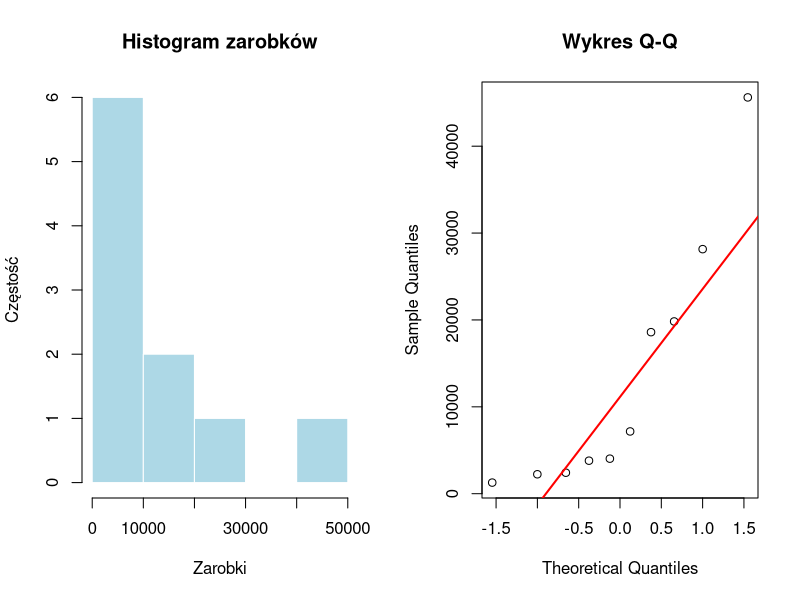

This chart was generated by the following R code:
zarobki = c(45617, 7166, 18594, 2236, 1278, 19828, 4033, 28151 , 2414, 3800)
n = length(zarobki)
srednia = mean(zarobki)

set.seed(42) 

# --- A ---
od_populacji = 15000

oblicz_Z = function(poziomUfnosci){
  alpha = 1 - poziomUfnosci
  zScore = qnorm(1 - alpha/2)
  blad = od_populacji / sqrt(n)
  
  marginesBledu = zScore * blad
  dolnaGranica = srednia - marginesBledu
  gornaGranica = srednia + marginesBledu
  
  return(c(dolnaGranica, gornaGranica))
}

ci_90_Z = oblicz_Z(0.90)
ci_95_Z = oblicz_Z(0.95)


# --- B ---
od_probki = sd(zarobki)

oblicz_t = function(poziomUfnosci){
  alpha = 1 - poziomUfnosci
  df = n - 1
  tScore = qt(1 - alpha/2, df)
  blad = od_probki / sqrt(n)
  
  marginesBledu = tScore * blad
  dolnaGranica = srednia - marginesBledu
  gornaGranica = srednia + marginesBledu
  
  return(c(dolnaGranica, gornaGranica))
}

ci_90_t = oblicz_t(0.90)
ci_95_t = oblicz_t(0.95)


# --- C ---
par(mfrow = c(1, 2)) 

hist(zarobki, 
     main = "Histogram zarobków", 
     xlab = "Zarobki", 
     ylab = "Częstość",
     col = "lightblue", 
     border = "white",
     breaks = 5)

qqnorm(zarobki, main = "Wykres Q-Q")
qqline(zarobki, col = "red", lwd = 2)

par(mfrow = c(1, 1)) 

B = 10000 

bootstrapSrednie = replicate(B, {
  probkaBoot = sample(zarobki, size = n, replace = TRUE) 
  mean(probkaBoot) 
})

ci_90_boot = quantile(bootstrapSrednie, probs = c(0.05, 0.95))
ci_95_boot = quantile(bootstrapSrednie, probs = c(0.025, 0.975))



formatuj_przedzial = function(przedzial) {
  sprintf("[%.2f, %.2f]", przedzial[1], przedzial[2])
}

cat("--- Porównanie przedziałów ufności dla średniej ---\n\n")

cat(sprintf("Średnia z próbki: %.2f\n", srednia))
cat(sprintf("Odch. std. z próbki: %.2f\n\n", od_probki))

cat("Metoda A (Z-test, znane σ = 15000):\n")
cat("  90% CI:", formatuj_przedzial(ci_90_Z), "\n")
cat("  95% CI:", formatuj_przedzial(ci_95_Z), "\n\n")

cat("Metoda B (t-Studenta, nieznane σ):\n")
cat("  90% CI:", formatuj_przedzial(ci_90_t), "\n")
cat("  95% CI:", formatuj_przedzial(ci_95_t), "\n\n")

cat("Metoda C (Bootstrap, percentylowy):\n")
cat("  90% CI:", formatuj_przedzial(ci_90_boot), "\n")
cat("  95% CI:", formatuj_przedzial(ci_95_boot), "\n")